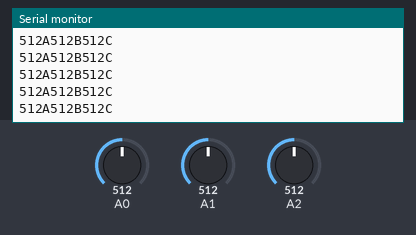
Bench run of a sketch on a simulated Arduino Uno, built with avr-gcc and run on an emulated ATmega328P. Parts: the last lines printed to the serial monitor. The inputs (shaded band) are chosen by the test bench; at power-on: A2 = 512, A0 = 512, A1 = 512.

Above: at 8.7 s.
8.8 s: A2 set to 106
At 8.88 s:
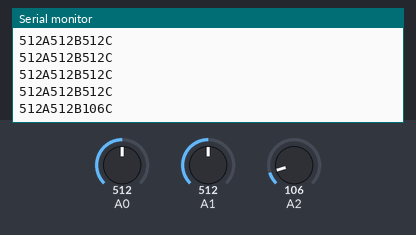
11.8 s: A2 set to 92
At 11.8 s:
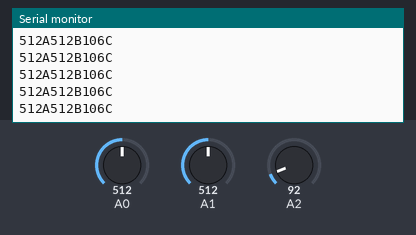
Timing chart, 0 to 14.3 s (numbered marks = the images above; inputs shaded):
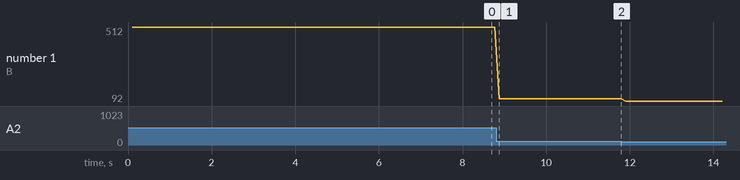

The sketch:

SteelSeriesCompanionHardware.ino
```cpp
void setup()
{
  Serial.begin(9600);
}

void loop()
{
  delay(100);

  int value1 = analogRead(A0);
  int value2 = analogRead(A1);
  int value3 = analogRead(A2);

  Serial.print(value1);
  Serial.print("A");
  Serial.print(value2);
  Serial.print("B");
  Serial.print(value3);
  Serial.print("C");
  Serial.print("\n");
}
```

Measured:
- after the input at 8.8 s, the serial monitor: prints a new line after 0.07 s (image 1)
- plotted number 1: 512 → 106 after the input at 8.8 s, 106 → 92 after the input at 11.8 s
